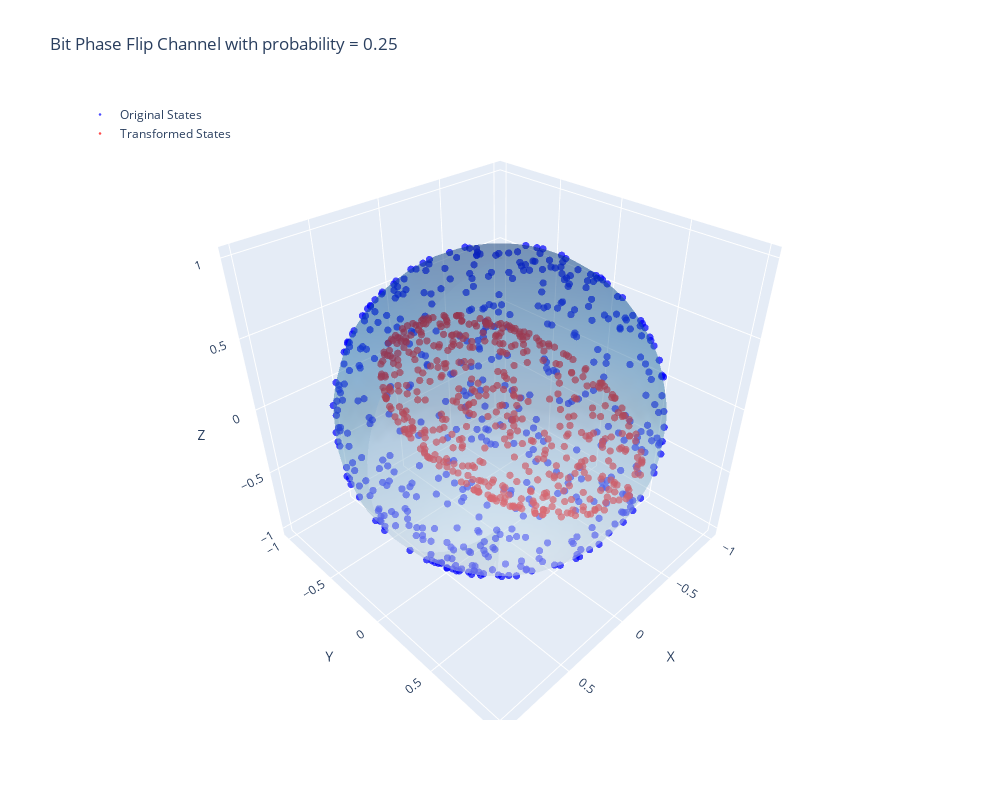

The notebook cell saved with this chart:
### Code cell
num_samples = 500
p = 0.25
transformation = lambda rho: apply_quantum_channel(rho, bitPhaseFlipKrausOperators(p))
rhosVect, sigmasVect = generateData("pure", num_samples, transformation)
interactivePlot(rhosVect, sigmasVect, ["Original States", "Transformed States"], f"Bit Phase Flip Channel with probability = {p}", False)

### Figure 1 — Plotly figure (JSON) as saved in the notebook; plotly's stock layout.template omitted (floating-point values rounded to 4 significant figures; data arrays with more than 128 entries replaced by an {"elided": "..."} marker saying what was removed)
{"data": [{"marker": {"color": "blue", "opacity": 0.7, "size": 2.5}, "mode": "markers", "name": "Original States", "type": "scatter3d", "x": {"elided": "500 float values"}, "y": {"elided": "500 float values"}, "z": {"elided": "500 float values"}}, {"marker": {"color": "red", "opacity": 0.7, "size": 2.5}, "mode": "markers", "name": "Transformed States", "type": "scatter3d", "x": {"elided": "500 float values"}, "y": {"elided": "500 float values"}, "z": {"elided": "500 float values"}}, {"colorscale": [[0, "rgb(247,251,255)"], [0.125, "rgb(222,235,247)"], [0.25, "rgb(198,219,239)"], [0.375, "rgb(158,202,225)"], [0.5, "rgb(107,174,214)"], [0.625, "rgb(66,146,198)"], [0.75, "rgb(33,113,181)"], [0.875, "rgb(8,81,156)"], [1, "rgb(8,48,107)"]], "opacity": 0.3, "showscale": false, "type": "surface", "x": {"elided": "30x30 float values"}, "y": {"elided": "30x30 float values"}, "z": {"elided": "30x30 float values"}}], "layout": {"height": 800, "legend": {"x": 0, "y": 1}, "scene": {"aspectmode": "auto", "aspectratio": {"x": 1.0, "y": 0.9989, "z": 1.001}, "xaxis": {"title": {"text": "X"}, "type": "linear"}, "yaxis": {"title": {"text": "Y"}, "type": "linear"}, "zaxis": {"title": {"text": "Z"}, "type": "linear"}}, "title": {"text": "Bit Phase Flip Channel with probability = 0.25"}, "width": 1000}}
